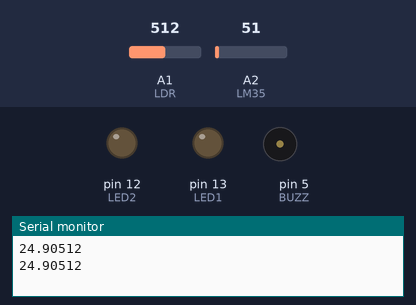
Simulated run of this sketch. Board: Arduino Uno, built with avr-gcc and run on an emulated ATmega328P. Shown: output pins drawn as LEDs (lit = HIGH), buzzer (waves = sounding), the last lines printed to the serial monitor. Inputs (shaded band) come from the test bench; at power-on: A2 (LM35) = 51, A1 (LDR) = 512.

Above: at 1.8 s.
1.9 s: A2 (LM35) set to 65
At 2.4 s:
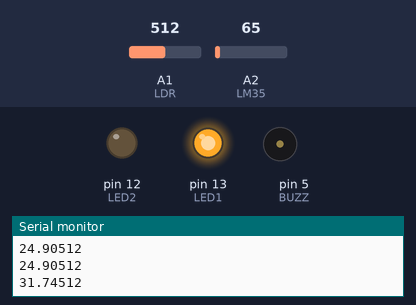
5.5 s: A2 (LM35) set to 61
At 6.8 s:
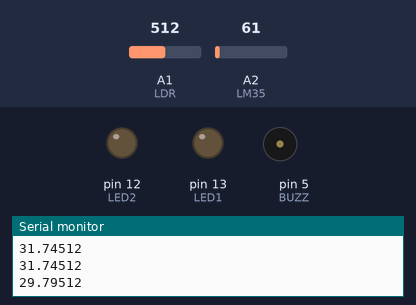
9.6 s: A2 (LM35) set to 86
At 10.8 s:
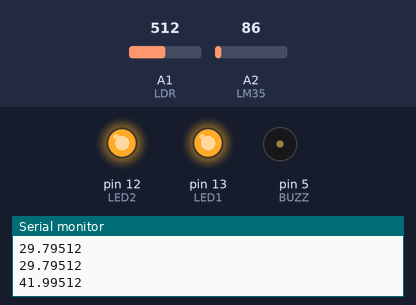
13.5 s: A1 (LDR) set to 107
17.0 s: A1 (LDR) set to 92
At 17.8 s:
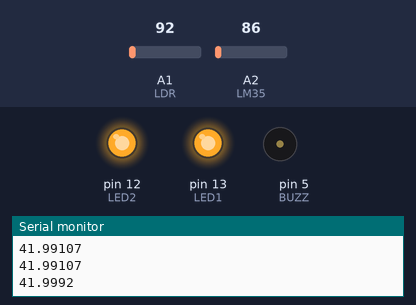
18.5 s: A1 (LDR) set to 110
At 19.5 s:
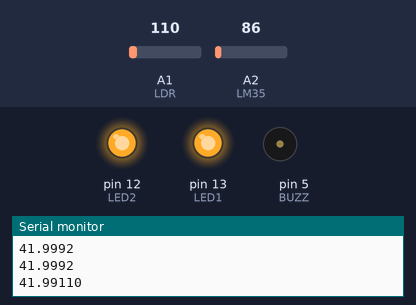
Timing chart, 0 to 23.6 s (numbered marks = the images above; inputs shaded):
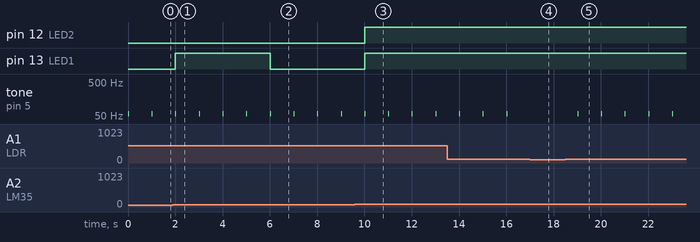

The sketch:

completo_LDR_Buzz_LED_LM35.ino
```cpp
//LEDs azul y rojo
#define LED1 13
#define LED2 12

//Sensor de temperatura 1
#define LM35 A2  //ACCURATE TEMP

//Sensor de Luz, LDR
#define LDR A1

//Buzzer, motor vibrador
#define BUZZ 5

int intensidadLuz;
float temperatura;

void setup() {
  Serial.begin(9600);

  pinMode(LED1, OUTPUT);
  pinMode(LED2, OUTPUT);

  pinMode(LM35, INPUT);

  pinMode(LDR, INPUT);
  pinMode(BUZZ, OUTPUT);
}

void loop() {
  temperatura = (5.0 * analogRead(LM35) * 100.0) / 1024;
  Serial.print(temperatura);

  if (temperatura<30) {
  digitalWrite(LED1, LOW);
  digitalWrite(LED2, LOW);
  } else if (temperatura<35) {
    digitalWrite(LED1, HIGH);
    digitalWrite(LED2, LOW);
  }
  else{
    digitalWrite(LED1, HIGH);
    digitalWrite(LED2, HIGH);
  }

  intensidadLuz = analogRead(LDR);
  Serial.println(intensidadLuz);
  if (intensidadLuz > 100)
    tone(BUZZ, 58, 40);

  delay(1000);
}
```

Measured:
- the behaviour switches between 61 and 62 on A2 (LM35) (found by bisection; images 0 and 1)
- the behaviour switches between 101 and 100 on A1 (LDR) (found by bisection; images 3 and 4)
- after the input at 1.9 s, pin 13 (LED1): LOW → HIGH after 0.10 s
- after the input at 5.5 s, pin 13 (LED1): HIGH → LOW after 0.51 s
- after the input at 9.6 s, pin 12 (LED2), pin 13 (LED1): LOW → HIGH after 0.41 s
- after the input at 17.0 s, tone on pin 5 (BUZZ): stops changing and stays silent
- after the input at 18.5 s, tone on pin 5 (BUZZ): alternates 58 Hz for 0.04 s and silent for 0.96 s, starting after 0.52 s
- by itself, tone on pin 5 (BUZZ): alternates 58 Hz for 0.04 s and silent for 0.96 s
